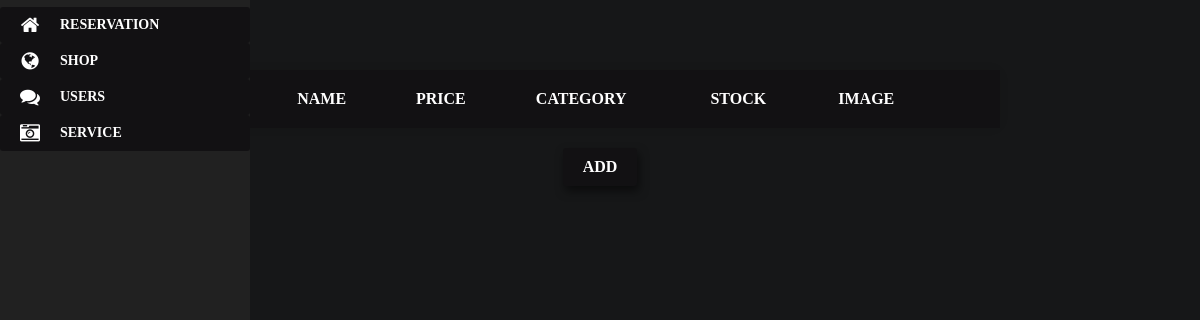
The page /Project/view/productManage.php on the database as committed earlier.
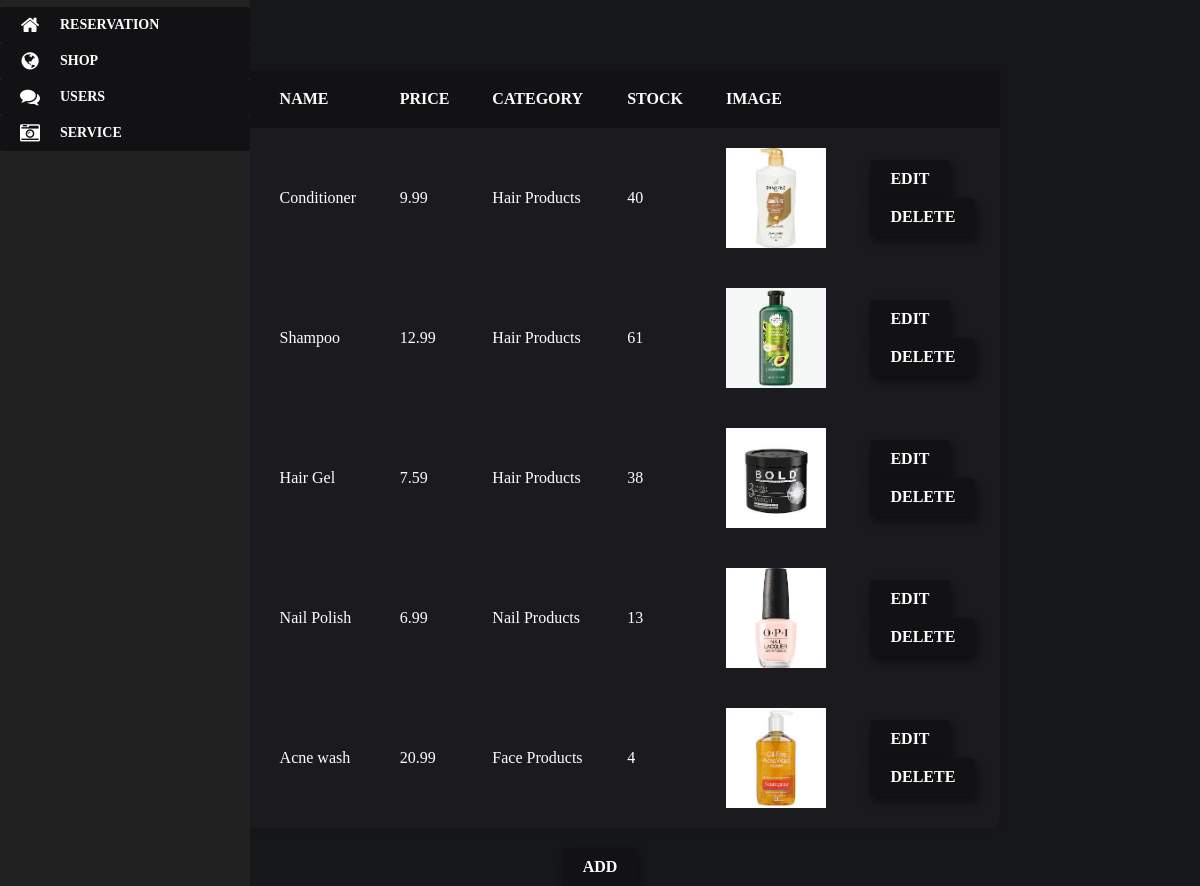
The same page on the database as committed later.
### tables this page shows
CREATE TABLE `product` (
  `id` int(11) NOT NULL,
  `name` varchar(40) NOT NULL,
  `price` decimal(5,2) NOT NULL,
  `category` varchar(40) NOT NULL,
  `available` int(11) NOT NULL,
  `image` varchar(60) NOT NULL
);

### Project/core/dbConnectionManager.php (called while the page is built, shortened)
<?php
class DBConnectionManager{
    private $dbConnection;
    function __construct() {
        $this->username = "root";
        $this->password = "";
        $this->server = "localhost";
        $this->dbname = "salon";
        try {
            $this->dbConnection = new \PDO("mysql:host=$this->server;dbname=$this->dbname", $this->username, $this->password);
        } catch(\PDOException $e) {
            print "Error!: " . $e->getMessage() . "<br/>";
        }
    }
    function getConnection() {
        return $this->dbConnection;
    }
}
?>

### Project/model/product.php (called while the page is built, shortened)
<?php
require(dirname(__DIR__) . "/core/dbconnectionmanager.php");
class Product {
    private $dbConnection;
    function __construct() {
        $conManager = new Database\DBConnectionManager();
        $this->dbConnection = $conManager->getConnection();
    }
    function getAll() {
        $query = "select * from product";
        $statement = $this->dbConnection->prepare($query);
        $statement->execute();
        $result = $statement->fetchAll();
        return $result;
    }
}
?>

### Project/view/productManage.php (the view, shortened to what this page needs)
<html>
<head>
    <link rel="stylesheet" href="style/productDesign.css">
    <link rel="stylesheet" href="style/sidebar.css">
</head>
<body>
    <?php
    $product = new product();
    $products = $product->getAll();
    $html = '<table id="productsTable">';
    $html .= "<thead><th>Id</th>
                <th>Name</th>
                <th>Price</th>
                <th>Category</th>
                <th>Stock</th>
                <th>Image</th>
                <th></th>
                </thead>";
    $counter = 0;
    foreach ($products as $e) {
        $counter = $e['id'];
        $html .= "<tr>
                    <td>" . $e['id'] . "</td>
                    <td>" . $e['name'] . "</td>
                    <td>" . $e['price'] . "</td>
                    <td>" . $e['category'] . "</td>
                    <td>" . $e['available'] . "</td>
                    <td><img class = 'previewImage' src='img/productImages/" . $e['image'] . "'></td>
                    <td>
                        <form method='post' action='?resource=product&action=edit'>
                            <input type='hidden' name = 'row' value =$counter>
                            <input type='submit' value ='Edit'>
                        </form>
                        <form method='post'>
                            <input type='hidden' name = 'row' value =$counter>
                            <input type='submit' value ='Delete' name='delete'>
                        </form>
                    </td>
                    </tr>";
    }
    $html .= "</table>";
    $html .= "<div style='display: flex; justify-content: center; padding: 20px;'>
        <form method='post'>
            <input type='hidden' name = 'row' value =$counter>
            <input type='submit' value ='Add' name='add' class='addButton'>
        </form></div>";
    echo $html;
    ?>
    <nav class="main-menu">
        <ul>
            <li>
                <a href="#">
                    <i class="fa fa-home fa-2x"></i>
                    <span class="nav-text">
                        Reservation
                    </span>
                </a>
            </li>
            <li class="has-subnav">
                <a href="?resource=product&action=manage">
                    <i class="fa fa-globe fa-2x"></i>
                    <span class="nav-text">
                        Shop
                    </span>
                </a>
            </li>
            <li class="has-subnav">
                <a href="?resource=user&action=manage">
                    <i class="fa fa-comments fa-2x"></i>
                    <span class="nav-text">
                        Users
                    </span>
                </a>
            </li>
            <li class="has-subnav">
                <a href="?resource=service&action=manage">
                    <i class="fa fa-camera-retro fa-2x"></i>
                    <span class="nav-text">
                        Service
                    </span>
                </a>
            </li>
        </ul>
    </nav>
</body>
</html>

### Project/style/productDesign.css (style rules this page uses)
* { padding: 0; margin: 0; box-sizing: border-box; font-family: "Quicksand"; }
body { min-width: 50vh; }
html, body { height: 100%; color: #fff; overflow-x: hidden; background-color: #161718; }
table { top: 70px; position: relative; border-collapse: collapse; width: 100%; max-width: 800px; margin: 0 auto; background-color: #1b1b1f; box-shadow: 0 0 10px rgba(0, 0, 0, 0.1); border-radius: 10px; color: #fff; }
thead { background-color: #121113; color: #fff; }
th, td { padding: 20px; text-align: left; font-size: 16px; }
th { text-transform: uppercase; font-weight: bold; }
a { background-color: #121113; color: #fff; border: none; padding: 10px 20px; border-radius: 3px; cursor: pointer; font-size: 16px; font-weight: bold; text-transform: uppercase; transition: 0.5s; }
input[type="submit"] { background-color: #121113; color: #fff; border: none; padding: 10px 20px; border-radius: 3px; cursor: pointer; font-size: 16px; font-weight: bold; text-transform: uppercase; transition: 0.5s; box-shadow: 2px 5px 10px rgba(0, 0, 0, 0.5); }
.addButton { position: relative; top: 70px; }
.previewImage { width: 100px; height: 100px; }

### Project/style/sidebar.css (style rules this page uses)
.fa-2x { font-size: 2em; }
.fa { position: relative; display: table-cell; width: 60px; height: 36px; text-align: center; vertical-align: middle; font-size: 20px; }
.main-menu { background: #212121; position: absolute; top: 0; bottom: 0; height: 100%; left: 0; width: 60px; overflow: hidden; -webkit-transition: width .05s linear; transition: width .05s linear; -webkit-transform: translateZ(0) scale(1, 1); z-index: 1000; }
.main-menu>ul { margin: 7px 0; }
.main-menu li { position: relative; display: block; width: 250px; }
.main-menu li>a { position: relative; display: table; border-collapse: collapse; border-spacing: 0; color: white; font-family: arial; font-size: 14px; text-decoration: none; -webkit-transform: translateZ(0) scale(1, 1); -webkit-transition: all .1s linear; transition: all .1s linear; }
.main-menu .nav-text { position: relative; display: table-cell; vertical-align: middle; width: 190px; }
nav { -webkit-user-select: none; -moz-user-select: none; -ms-user-select: none; -o-user-select: none; user-select: none; }
nav ul, nav li { outline: 0; margin: 0; padding: 0; }

Rows that differ between the two databases and show on the page:
added product: name "Conditioner", price "9.99", category "Hair Products", available "40", image (picture)
added product: name "Shampoo", price "12.99", category "Hair Products", available "61", image (picture)
added product: name "Hair Gel", price "7.59", category "Hair Products", available "38", image (picture)
added product: name "Nail Polish", price "6.99", category "Nail Products", available "13", image (picture)
added product: name "Acne wash", price "20.99", category "Face Products", available "4", image (picture)
